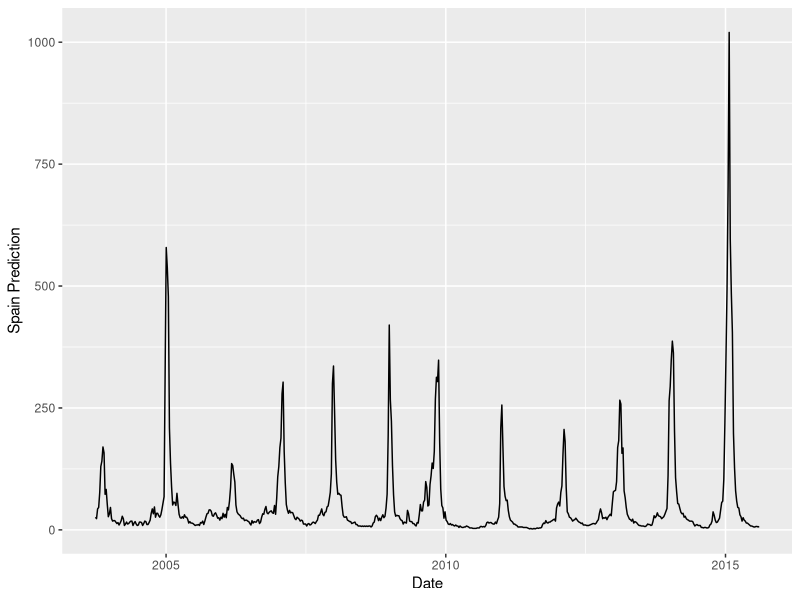
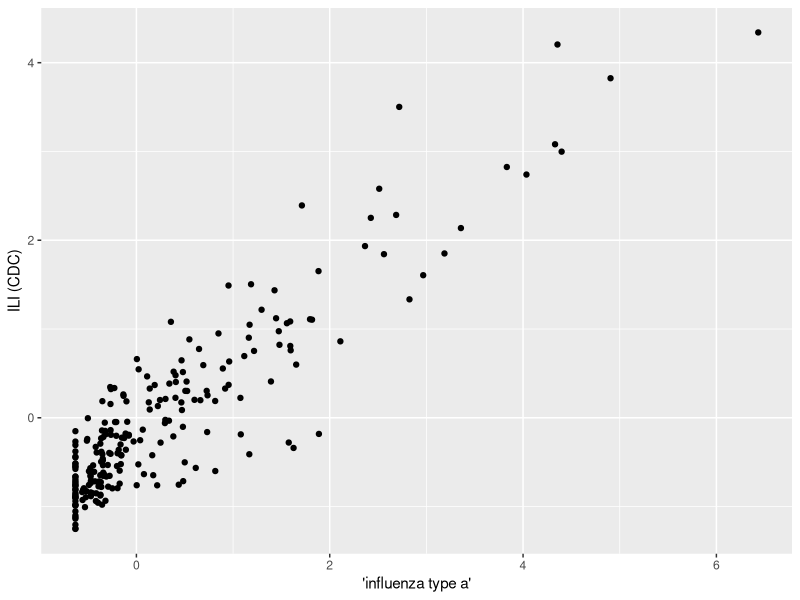
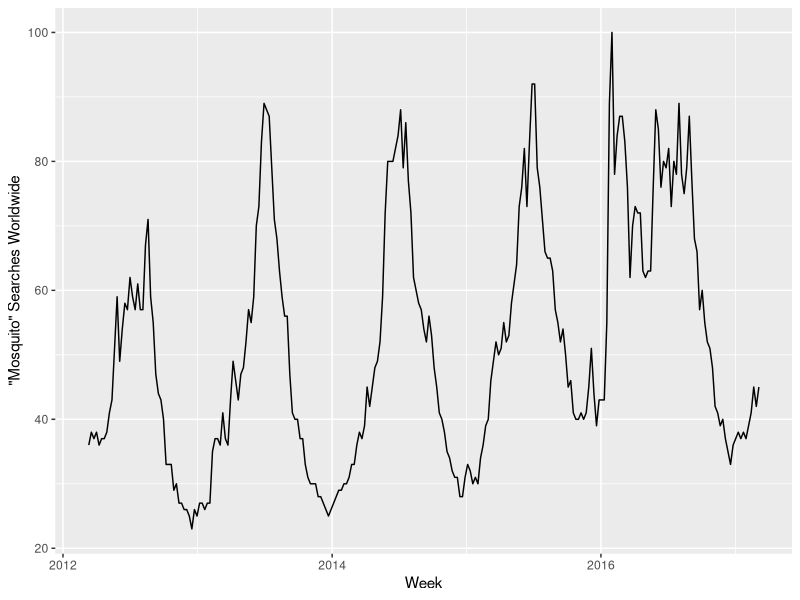
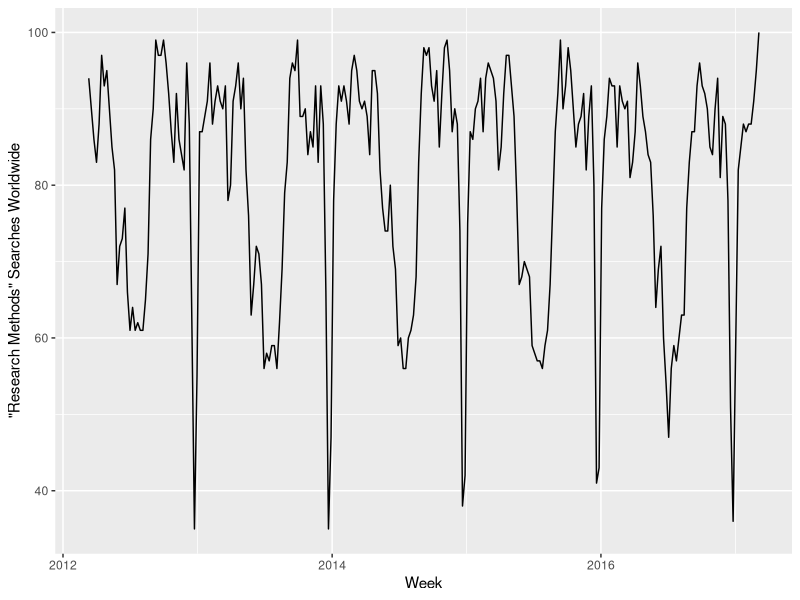
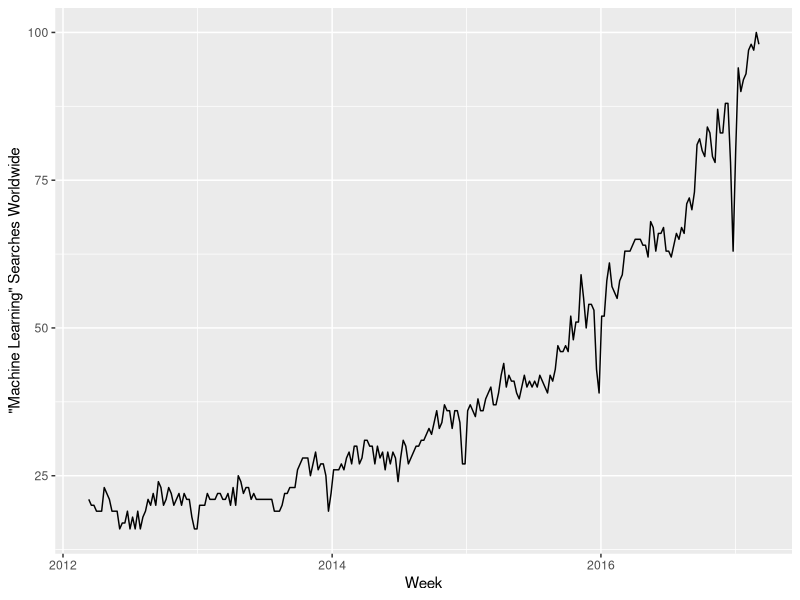
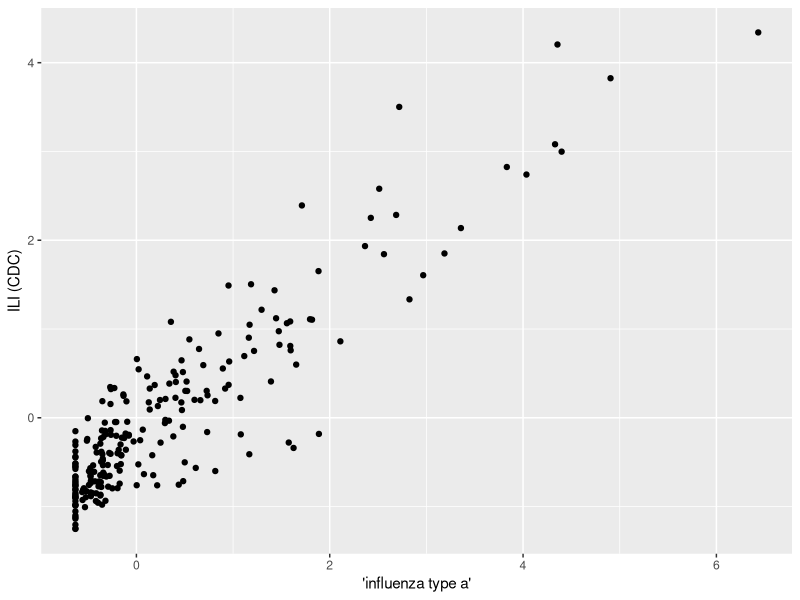

Reproduce these figures in R, in order.
library(data.table)
library(ggplot2)


gft = fread('gft_spain.csv')

gft$Date = as.Date(gft$Date)

ggplot(data=gft, aes(Date, Spain)) + geom_line() + ylab("Spain Prediction")



gt = fread('mosquito_trend.csv')

class(gt$Week)
gt$Week = as.Date(gt$Week)
names(gt)[2] = "term"

plt = ggplot(data=gt, aes(Week, term)) + geom_line() + ylab('"Mosquito" Searches Worldwide')

ggsave("mosquito_trend.png", plt)

gt = fread('research_methods_trend.csv')

class(gt$Week)
gt$Week = as.Date(gt$Week)
names(gt)[2] = "term"

plt = ggplot(data=gt, aes(Week, term)) + geom_line() + ylab('"Research Methods" Searches Worldwide')

ggsave("research_methods_trend.png", plt)


gt = fread('machine_learning_trend.csv')

class(gt$Week)
gt$Week = as.Date(gt$Week)
names(gt)[2] = "term"

plt = ggplot(data=gt, aes(Week, term)) + geom_line() + ylab('"Machine Learning" Searches Worldwide')

ggsave("machine_learning_trend.png", plt)


gt = fread('correlate-Influenza_like_Illness_CDC_.csv')
names(gt)
names(gt)[1] = "Week"
names(gt)[2] = "ILI"
names(gt)[3] = "infa"
gt$Week = as.Date(gt$Week, format="%m/%d/%y")


plt = ggplot(data=gt) + geom_line(size=1, aes(Week, ILI, color="ILI (CDC)")) + ylab("Normalized Search Activity / ILI Visits") + geom_line(aes(Week, infa, color="'influenza type a'")) + labs(colour="") 

plt = ggplot(data=gt) + geom_point(aes(infa, ILI)) + ylab("ILI (CDC)") + xlab("'influenza type a'")
plt
ggsave("google_correlate_scatter.png", plt)


